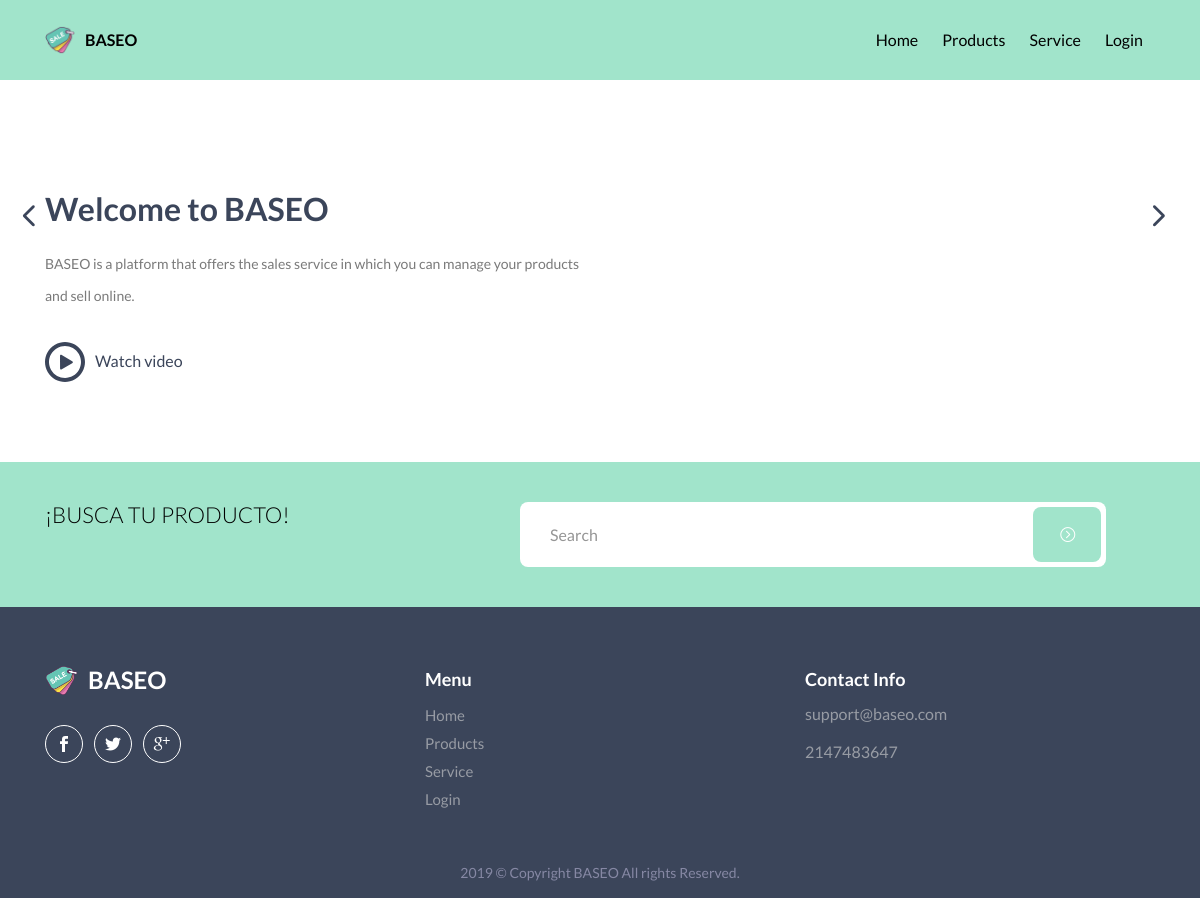
The page / on the database its author committed.
### tables this page shows
CREATE TABLE `baseo_oficial` (
  `id` int(11) NOT NULL AUTO_INCREMENT,
  `correo_contact` varchar(100) DEFAULT NULL,
  `cel_contact` int(11) DEFAULT NULL,
  `logo` varchar(255) DEFAULT NULL,
  `nombre` varchar(60) DEFAULT NULL,
  `abreviacion` varchar(15) DEFAULT NULL,
  `nav_bg` varchar(10) DEFAULT NULL,
  `op1` varchar(30) DEFAULT NULL,
  `op2` varchar(30) DEFAULT NULL,
  `op3` varchar(30) DEFAULT NULL,
  `op4` varchar(30) DEFAULT NULL,
  `color` varchar(10) DEFAULT NULL,
  `fuente` varchar(100) DEFAULT NULL,
  `size` int(11) DEFAULT NULL,
  `search` varchar(50) DEFAULT NULL,
  `ban_1_title` varchar(255) DEFAULT NULL,
  `ban_1_text` text,
  `ban_1_url_vid` varchar(255) DEFAULT NULL,
  `ban_1_url_img` varchar(255) DEFAULT NULL,
  `ban_2_title` varchar(255) DEFAULT NULL,
  `ban_2_text` text,
  `ban_2_url_img` varchar(255) DEFAULT NULL,
  `sec_text` varchar(255) DEFAULT NULL,
  PRIMARY KEY (`id`)
);

### application/controllers/home.php (called while the page is built, shortened)
<?php
class Home extends CI_Controller {
	function __construct(){
    $this->load->model('model_header');
  }
	public function index()
	{
		$header['head']=$this->model_header->consultOficial(1);
		$this->load->view('header',$header);
		$this->load->view('view_home');
		$this->load->view('footer');
	}
}

### index.php (called while the page is built, shortened)
<?php
require_once BASEPATH.'core/CodeIgniter.php';

### application/models/Model_header.php (called while the page is built, shortened)
<?php
class Model_header extends CI_Model {
  public function consultOficial($id){
    $sql="SELECT * FROM baseo_oficial WHERE id='$id'";
    $query=$this->db->query($sql);
    return $query->row();
  }
}

### application/views/view_home.php (the view, shortened to what this page needs)
<!DOCTYPE html>
<html lang="en">
<head>
</head>
<body data-spy="scroll" data-target=".navbar-default" data-offset="100">
    <section id="home" class="hero">
      <div class="slide-home">
        <div class="slide-item">
          <div class="container">
            <div class="row hero-padd">
              <div class="col-md-6 col-12 col-sm-6">
                <div class="hero-text">
                  <h2><?= $head->ban_1_title; ?></h2>
                  <p><?= $head->ban_1_text; ?></p>
                  <a href="<?= $head->ban_1_url_vid; ?>" class="video-modal play-btn"><img src="<?= base_url(); ?>assets/images/play-button.svg" alt="">Watch video</a>
                </div>
              </div>
              <div class="col-md-6 col-12 col-sm-6">
              </div>
            </div>
          </div>
        </div>
        </div>
      </section>
    </body>
    </html>

### application/views/header.php (shortened to what this page needs)
<!DOCTYPE html>
<html lang="en" dir="ltr">
<head>
  <link rel="stylesheet" href="https://stackpath.bootstrapcdn.com/bootstrap/4.3.1/css/bootstrap.min.css">
  <link rel="stylesheet" href="<?= base_url(); ?>assets/css/bootstrap.min.css">
  <link rel="stylesheet" href="<?= base_url(); ?>assets/css/elegant-icons.css">
  <link rel="stylesheet" href="<?= base_url(); ?>assets/css/animate.css">
  <link rel="stylesheet" href="<?= base_url(); ?>assets/css/slick.css">
  <link rel="stylesheet" href="<?= base_url(); ?>assets/css/magnific-popup.css">
  <link rel="stylesheet" href="<?= base_url(); ?>assets/css/style.css">
  <link rel="stylesheet" href="<?= base_url(); ?>assets/css/responsive.css">
</head>
<body>
  <header class="navbar-header">
    <nav class="navbar navbar-expand-lg fixed-top" style="background-color:<?= $head->nav_bg; ?>">
      <div class="container" style="background-color:<?= $head->nav_bg; ?>">
        <a class="navbar-brand" href="<?= base_url(); ?>"> <img src="<?= base_url().$head->logo; ?>" alt="">
          <span style="font-size: <?= $head->size; ?>px;font-family: <?= $head->fuente; ?>;color:<?= $head->color; ?>"><?= $head->abreviacion; ?></span>
        </a>
        <div class="collapse navbar-collapse " id="navbarSupportedContent">
          <ul class="navbar-nav ml-auto" style="background-color:<?= $head->nav_bg; ?>">
            <li class="nav-item active">
              <a data-scroll="" class="nav-link section-scroll" href="<?= base_url(); ?>"><span style="font-size: <?= $head->size; ?>px;font-family: <?= $head->fuente; ?>;color:<?= $head->color; ?>"><?= $head->op1; ?></span></a>
            </li>
            <li class="nav-item">
              <a data-scroll="" class="nav-link section-scroll" href="<?= base_url(); ?>index.php/productos"><span style="font-size: <?= $head->size; ?>px;font-family: <?= $head->fuente; ?>;color:<?= $head->color; ?>"><?= $head->op2; ?></span></a>
            </li>
            <li class="nav-item">
              <a data-scroll="" class="nav-link section-scroll" href="<?= base_url(); ?>index.php/service"><span style="font-size: <?= $head->size; ?>px;font-family: <?= $head->fuente; ?>;color:<?= $head->color; ?>"><?= $head->op3; ?></span></a>
            </li>
            <li class="nav-item">
              <a data-scroll="" class="nav-link section-scroll" href="<?= base_url(); ?>index.php/login"><span style="font-size: <?= $head->size; ?>px;font-family: <?= $head->fuente; ?>;color:<?= $head->color; ?>"><?= $head->op4; ?></span></a>
            </li>
          </ul>
        </div>
      </div>
    </nav>
  </header>
</body>
</html>

### application/views/footer.php (shortened to what this page needs)
<!DOCTYPE html>
<html lang="en" dir="ltr">
  <head>
  </head>
  <body>
    <footer class="footer" >
      <div class="footer-warpper">
        <section class="padd-40 bg-color-2" style="background-color: <?= $head->nav_bg; ?>">
          <div class="container">
            <div class="row">
              <div class="col-md-5 col-lg-5 col-12">
                <div class="quote-bloc">
                  <p style="color:<?= $head->color; ?>"><?= $head->sec_text; ?></p>
                </div>
              </div>
              <div class="col-md-7 col-lg-7 col-12">
                <form class="form-quote">
                  <div class="form-row">
                    <div class="form-group pd-rg-0 col-md-11 col-lg-11">
                      <div class="input-icon">
                        <input type="text" class="form-control" placeholder="<?= $head->search; ?>">
                        <button class="btn btn-blue-1" style="background-color: <?= $head->nav_bg; ?> ; color: <?= $head->color; ?>"><i class="arrow_carrot-right_alt2"></i></button>
                      </div>
                    </div>
                  </div>
                </form>
              </div>
            </div>
          </div>
        </section>
        <div class="footer-top">
          <div class="container">
            <div class="footer-bottom-content clearfix">
              <div class="row">
                <div class="col-lg-4 col-md-4">
                  <div class="logo-footer">
                    <a class="navbar-brand" href="<?= base_url(); ?>"> <img src="<?= base_url().$head->logo; ?>" alt=""><span><?= $head->abreviacion; ?></span></a>
                  </div>
                  <ul class="list-social list-inline">
                    <li>
                      <a href="#">
                        <i class="social_facebook "></i>
                      </a>
                    </li>
                    <li>
                      <a href="#">
                        <i class="social_twitter "></i>
                      </a>
                    </li>
                    <li>
                      <a href="#">
                        <i class="social_googleplus "></i>
                      </a>
                    </li>
                  </ul>
                </div>
                <div class="col-lg-4 col-md-4">
                  <h5>Menu</h5>
                  <ul class="list-menu">
                    <li>
                      <a href="<?= base_url(); ?>"><?= $head->op1; ?> </a>
                    </li>
                    <li>
                      <a href="<?= base_url(); ?>index.php/productos"><?= $head->op2; ?></a>
                    </li>
                    <li>
                      <a href="<?= base_url(); ?>index.php/service"><?= $head->op3; ?></a>
                    </li>
                    <li>
                      <a href="<?= base_url(); ?>index.php/login"><?= $head->op4; ?></a>
                    </li>
                  </ul>
                </div>
                <div class="col-lg-4 col-md-4">
                  <h5>Contact Info</h5>
                  <ul class="list-menu contact-list">
                    <li>
                      <?= $head->correo_contact; ?>
                    </li>
                    <li>
                      <?= $head->cel_contact; ?>
                     </li>
                  </ul>
                </div>
              </div>
            </div>
          </div>
        </div>
        <div class="footer-bottom">
          <div class="container">
            <div class="row">
              <div class="col-lg-12 col-md-12 col-sm-12 col-12">
                <div class="copyright text-center">
                  <p>2019 © Copyright <?= $head->abreviacion; ?> All rights Reserved.</p>
                </div>
              </div>
            </div>
          </div>
        </div>
      </div>
    </footer>
  </body>
</html>

### assets/css/style.css (style rules this page uses)
body { font-family: 'Lato', sans-serif; font-size: 15px; font-weight: 400; line-height: 26px; overflow-x: hidden; color: #88889b; }
h1, h2, h3, h4, h5, h6 { font-family: 'Lato', sans-serif; margin-bottom: 10px; line-height: 24px; font-weight: 700; }
h2 { font-size: 32px; }
h5 { font-size: 18px; }
a { text-decoration: none; transition: all 0.4s ease; }
ul, ol { margin: 0; padding: 0; }
ul { list-style: none; }
img { max-width: 100%; height: auto; }
p { font-weight: 400; }
.bg-color-2 { background-color: #f17187; }
.padd-40 { padding-top: 40px; padding-bottom: 40px; }
.pd-rg-0 { padding-right: 0 !important; }
.btn { border-radius: 0; padding: 12px 25px; }
.btn-blue-1 { background-color: #5966d6; color: #fff !important; }
.navbar-header { z-index: 999; }
.navbar-brand { padding: 0; }
.navbar-brand img { width: 30px; margin-right: 10px; float: left; }
.navbar-brand span { color:#3b455a; font-weight: 600; font-size: 20px; }
.navbar-header .navbar { padding: 0; }
.navbar-header .navbar-nav li a { color: #3b455a; font-size: 15px; padding: 15px 12px !important; font-weight: 500; line-height: 50px; }
.hero { padding-bottom: 80px; position: relative; }
.hero-padd { padding-top: 150px; }
.hero-text { margin-top: 40px; }
.hero-text h2 { font-size: 55px; color: #3b455a; margin-bottom: 20px; line-height: 60px; font-weight: 600; }
.hero-text p { color: #7a7a7a; margin-bottom: 30px; margin-top: 10px; font-size: 20px; line-height: 32px; font-weight: 400; }
.play-btn img { width: 40px; float: left; margin-right: 10px; }
a.play-btn { color: #3b455a; line-height: 38px; font-size: 16px; }
.input-icon { position: relative; }
.input-icon button { position: absolute; right: 5px; top: 5px; height: 55px; border-radius: 8px; }
.form-quote .form-group { margin-bottom:0 }
.form-quote .form-control { padding: 12px 30px; border-radius: 8px; height: 65px; border: none; }
.form-quote .form-control::placeholder { color: #959595; }
.quote-bloc p { color: #fff; font-weight: 300; font-size: 22px; margin-bottom: 0; line-height: 26px; }
.logo-footer .navbar-brand img { width:33px; position: relative; top: -3px; }
.logo-footer a span { color:#fff; font-size: 24px; }
.list-social { position: relative; text-align: left; margin-top: 25px; }
.list-social li { display: inline-block; margin-right: 8px; }
.list-social li:last-child { margin-right: 0; }
.list-social a { color: #fff; display: inline-block; width: 38px; text-align: center; line-height: 38px; border-radius: 50%; border: 1px solid #fff; font-size: 16px; height: 38px; }
.footer-top { padding: 60px 0 40px 0; background-color: #3b455a; }
.footer-bottom { background-color: #3b455a; padding-bottom: 5px; }
.copyright { text-align: left; }
.copyright p { margin: 0px auto; padding: 0px; color: #8688a4; line-height: 40px; font-size: 14px; }
.footer-top h5 { color: #fff; font-size: 18px; }
.footer-top .list-menu a { line-height: 28px; color: rgba(213, 213, 213, 0.6); }
.contact-list li { margin-bottom: 12px; color: rgba(213, 213, 213, 0.6); font-size: 16px; }

### assets/css/responsive.css (style rules this page uses)
@media only screen and (min-width: 1024px) and (max-width: 1200px) { .hero { height: auto; padding-bottom: 80px; } }
@media only screen and (min-width: 1024px) and (max-width: 1200px) { .hero-text p { font-size:14px; } }
@media only screen and (min-width: 1024px) and (max-width: 1200px) { .hero-text h2 { font-size:32px; line-height:38px; } }

### rows shown on the page
baseo_oficial: logo (picture), abreviacion "BASEO", op1 "Home", op2 "Products", op3 "Service", op4 "Login", ban_1_title "Welcome to BASEO", ban_1_text "BASEO is a platform that offers the sales service in which you can manage your products and sell online.", sec_text "¡BUSCA TU PRODUCTO!", search "Search", correo_contact "support@baseo.com", cel_contact "2147483647"
